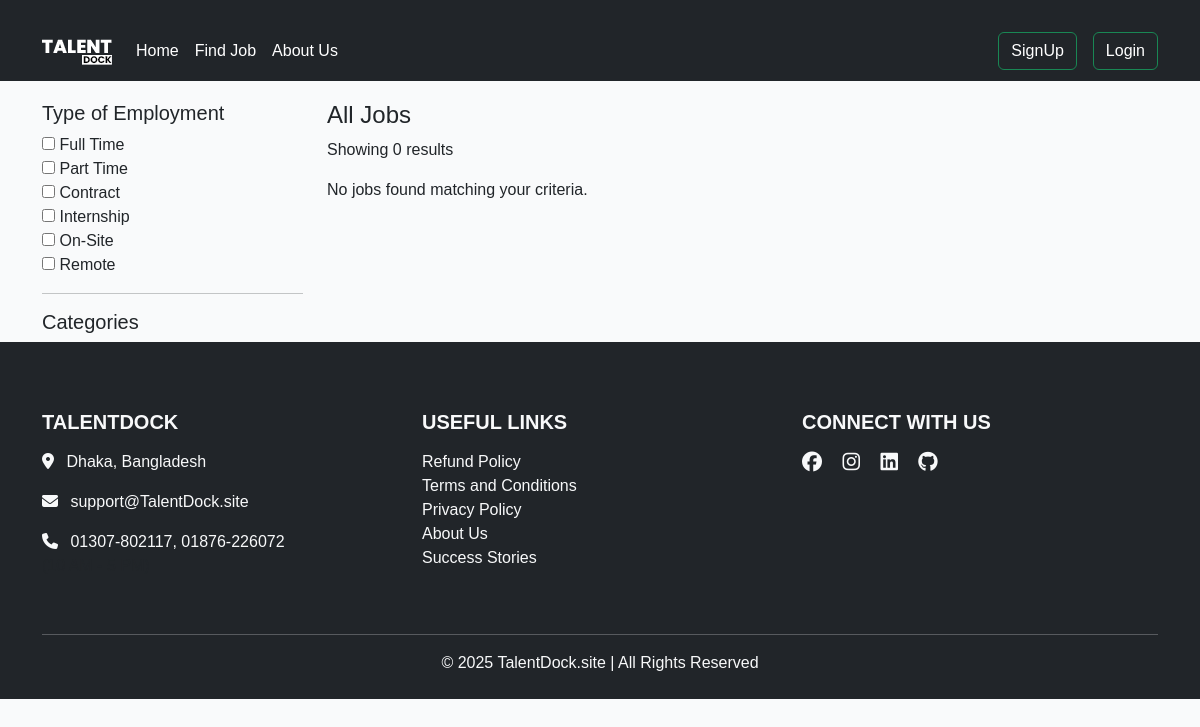
Page /find-job on the earlier database version.
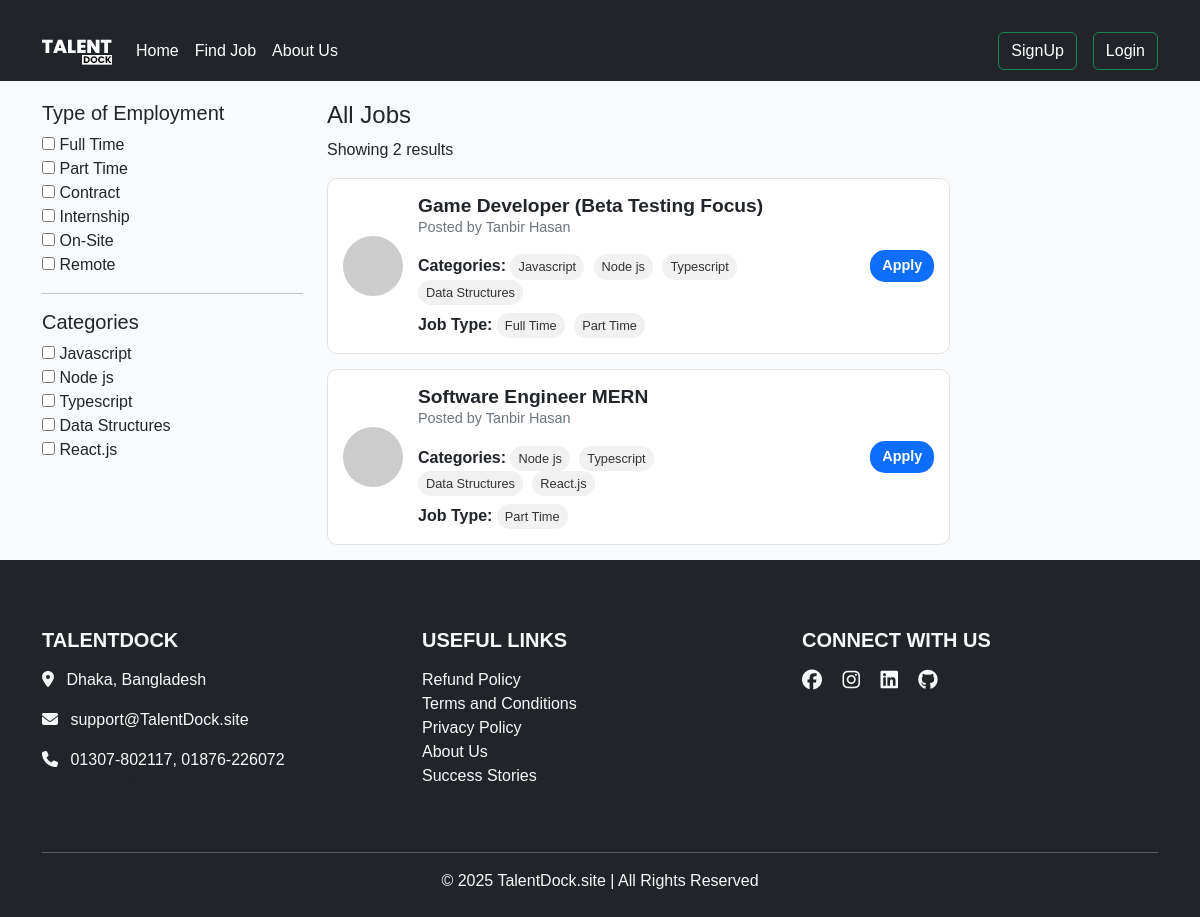
Same page on the later database version.
### Categories/models.py (models this page shows, shortened)
class Categories(models.Model):
    name = models.CharField(max_length=100)
    slug = models.SlugField(max_length=100, unique=True,null = True,blank=True)

### jobPost/models.py (models this page shows, shortened)
class JobPost(models.Model):
    JOB_TYPES = [
        ('Full Time', 'Full Time'),
        ('Part Time', 'Part Time'),
        ('Contract', 'Contract'),
        ('Internship', 'Internship'),
        ('On-Site', 'On-Site'),
        ('Remote', 'Remote'),
    ]
    STATUS_CHOICES = [
        ('Find', 'Find'),
        ('Not-Find', 'Not-Find'),
    ]
    title = models.CharField(max_length=200)
    job_type = MultiSelectField(choices=JOB_TYPES)
    Required_Technical_Skills = models.ManyToManyField(Categories)
    description = models.TextField()
    posted_on = models.DateTimeField(auto_now_add=True)
    author = models.ForeignKey(User, on_delete=models.CASCADE)
    status = models.CharField(max_length=10, choices=STATUS_CHOICES, default='Not-Find')

### skill_match_and_collaboration_platform/views.py (the view)
# urls.py: path('find-job', views.find_job, name='find_job'),
def find_job(request):
    jobs = JobPost.objects.all()
    categories = Categories.objects.all()
    job_types = dict(JobPost.JOB_TYPES)
    return render(request, 'findjob.html', {'data': jobs, 'categories': categories, 'job_types': job_types})

### templates/findjob.html (shortened to what this page needs)
{% extends 'base.html' %}
{% block content %}
<div class="container">
    <div class="row">
        <div class="col-md-3">
            {% include 'filters.html' %}
        </div>
        <div class="col-md-9">
            <div id="filteredJobs">
                {% include 'ajax/job-list.html' with data=data %}
            </div>
        </div>
{% endblock %}

### templates/base.html (shortened to what this page needs)
{% load static %}
<!DOCTYPE html>
<html lang="en">
  <head>
    <link rel="stylesheet" href="style.css" />
    <link
      href="https://cdn.jsdelivr.net/npm/bootstrap@5.3.3/dist/css/bootstrap.min.css"
      rel="stylesheet"
    />
    <link
      rel="stylesheet"
      href="https://cdnjs.cloudflare.com/ajax/libs/font-awesome/6.5.2/css/all.min.css"
    />
  </head>
  <body>
    <header>
      <nav class="navbar navbar-expand-lg bg-dark">
        <div class="container-fluid container">
          <a class="navbar-brand text-white" href="{% url 'homepage' %}">
            <img src="{% static 'logo.png' %}" alt="">
          </a>
          <div class="collapse navbar-collapse" id="navbarSupportedContent">
            <ul class="navbar-nav me-auto mb-2 mb-lg-0">
              <li class="nav-item">
                <a
                  class="nav-link active text-white"
                  aria-current="page"
                  href="{% url 'homepage' %}"
                >
                  Home
                </a>
              </li>
              <li class="nav-item">
                <a
                  class="nav-link active text-white"
                  aria-current="page"
                  href="{% url 'find_job' %}"
                >
                  Find Job
                </a>
              </li>
              <li class="nav-item">
                <a
                  class="nav-link active text-white"
                  aria-current="page"
                  href="{% url 'aboutpage' %}"
                >
                  About Us
                </a>
              </li>
            </ul>
            <form class="d-flex" role="search">
              {% if user.is_authenticated %}
              <li class="nav-item dropdown">
                <a
                  class="btn btn-primary text-white profile-icon "
                  href="#"
                  role="button"
                  data-bs-toggle="dropdown"
                  aria-expanded="false"
                >
                  <i class="fas fa-user-circle me-2"></i> Profile
                </a>
                <ul class="dropdown-menu dropdown-menu-end shadow">
                  <li class="dropdown-header text-center bg-light py-3">
                    <div class="d-flex flex-column align-items-center">
                      <i class="fas fa-user-circle fs-3 text-primary"></i>
                      <h6 class="mt-2 mb-0 text-dark">
                        {{ user.first_name }} {{ user.last_name }}
                      </h6>
                      <small class="text-muted">Your Profile</small>
                    </div>
                  </li>
                  <li>
                    <hr class="dropdown-divider" />
                  </li>
                  <li>
                    <a class="dropdown-item d-flex align-items-center" href="{% url 'showProfile' %}">
                      <i class="fas fa-user me-2 text-primary"></i> View Profile
                    </a>
                  </li>
                  <li>
                    <a class="dropdown-item d-flex align-items-center" href="{% url 'changePass' %}">
                      <i class="fas fa-lock me-2 text-danger"></i> Change Password
                    </a>
                  </li>
                  <li>
                    <a class="dropdown-item d-flex align-items-center" href="{% url 'delete_profile' %}">
                      <i class="fas fa-trash-alt me-2 text-warning"></i> Delete Profile
                    </a>
                  </li>
                  <li>
                    <hr class="dropdown-divider" />
                  </li>
                  <li class="text-center">
                    <a class="btn btn-outline-danger w-75" href="{% url 'logout' %}">
                      <i class="fas fa-sign-out-alt me-2"></i> LogOut
                    </a>
                  </li>
                </ul>
              </li>
              {% else %}
              <div class="pe-3">
                <a
                  class="btn btn-outline-success text-white"
                  href="{% url 'signup' %}"
                >
                  SignUp
                </a>
              </div>
              <a
                class="btn btn-outline-success text-white"
                href="{% url 'loginpage' %}"
              >
                Login
              </a>
              {% endif %}
            </form>
          </div>
        </div>
      </nav>
    </header>
    <main class="">{% block content %} {% endblock %}</main>
    <footer class="bg-dark text-light pt-5 pb-4">
      <div class="container">
        <div class="row">
          <div class="col-lg-4 col-md-6 mb-4">
            <h5 class="text-uppercase fw-bold mb-3">TalentDock</h5>
            <p>
              <i class="fas fa-map-marker-alt me-2"></i> Dhaka, Bangladesh
            </p>
            <p>
              <i class="fas fa-envelope me-2"></i> support@TalentDock.site
            </p>
            <p>
              <i class="fas fa-phone me-2"></i> 01307-802117, 01876-226072 <br>
              <span class="text-muted">(10 AM - 5 PM)</span>
            </p>
          </div>
          <div class="col-lg-4 col-md-6 mb-4">
            <h5 class="text-uppercase fw-bold mb-3">Useful Links</h5>
            <ul class="list-unstyled">
              <li><a href="#" class="text-light text-decoration-none">Refund Policy</a></li>
              <li><a href="#" class="text-light text-decoration-none">Terms and Conditions</a></li>
              <li><a href="#" class="text-light text-decoration-none">Privacy Policy</a></li>
              <li><a href="#" class="text-light text-decoration-none">About Us</a></li>
              <li><a href="#" class="text-light text-decoration-none">Success Stories</a></li>
            </ul>
          </div>
          <div class="col-lg-4 col-md-6 mb-4">
            <h5 class="text-uppercase fw-bold mb-3">Connect with us</h5>
            <div>
              <a href="https://www.facebook.com/tanbir.hasan.959044" class="text-light me-3"><i class="fab fa-facebook fa-lg"></i></a>
              <a href="#" class="text-light me-3"><i class="fab fa-instagram fa-lg"></i></a>
              <a href="#" class="text-light me-3"><i class="fab fa-linkedin fa-lg"></i></a>
              <a href="https://github.com/Tanbir-Hasan-247" class="text-light"><i class="fab fa-github fa-lg"></i></a>
            </div>
          </div>
        </div>
        <hr class="bg-light">
        <div class="row align-items-center">
          <div class="col-lg-12 text-center">
            <p class="mb-0">&copy; 2025 TalentDock.site | All Rights Reserved</p>
          </div>
        </div>
      </div>
    </footer>
  </body>
</html>

### templates/filters.html
<div class="filters">
    <h5>Type of Employment</h5>
    {% for key, value in job_types.items %}
    <div>
        <input class="filter-checkbox" data-filter="job_type" value="{{ key }}" type="checkbox" />
        <label>{{ value }}</label>
    </div>
    {% endfor %}
</div>
<hr>
<div class="categories">
    <h5>Categories</h5>
    {% for cat in categories %}
    <div>
        <input class="filter-checkbox" data-filter="category" value="{{ cat.id }}" type="checkbox" />
        <label>{{ cat.name }}</label>
    </div>
    {% endfor %}
</div>

### templates/ajax/job-list.html
<div class="col-md-9">
    <h4>All Jobs</h4>
    <p>Showing {{ data.count }} results</p>
    {% for job in data %}
    <div class="job-card">
      <div class="job-info">
        <div class="job-logo">
          <img src="https://via.placeholder.com/60" alt="Company Logo">
        </div>
        <div class="job-details">
          <a href="{% url 'job_detail' job.id %}" class="text-decoration-none">
            <h5 class="job-title text-dark">{{ job.title }}</h5>
          </a>
          <p class="job-meta">Posted by {{ job.author.first_name }} {{ job.author.last_name }}</p>
          <div class="categories tags">
            <strong>Categories:</strong>
            {% for category in job.Required_Technical_Skills.all %}
            <span class="category">{{ category.name }}</span>
            {% empty %}
            <span>No categories assigned</span>
            {% endfor %}
          </div>
          <div class="tags">
            <strong>Job Type:</strong>
            {% for type in job.job_type %}
            <span class="{{ type|lower }}">{{ type }}</span>
            {% empty %}
            <span>No job types assigned</span>
            {% endfor %}
          </div>
        </div>
      </div>
      {% if user.is_authenticated %}
       {% if job.author.username != user.username %}
       {% if job.status == 'Not-Find' %}
      <a href="{% url 'apply_job' job.id %}" type="button" class="status-button btn btn-primary" >
        Apply
      </a>
      {% else %}
      <a href="{% url 'apply_job' job.id %}" type="button" class="status-button btn btn-danger disabled" >
        Closed
      </a>
      {% endif %}
      {% endif %}
      {% else %}
      <a href="{% url 'signup'%}" type="button" class="status-button btn btn-primary" >
        Apply
      </a>
      {% endif %}
    </div>
    {% empty %}
<p>No jobs found matching your criteria.</p>
    {% endfor %}
  </div>
</div>
</div>

### templates/style.css (style rules this page uses)
body { font-family: Arial, sans-serif; background-color: #f9fafb; margin: 0; padding: 0; }
.container { margin-top: 20px; }
.job-card { display: flex; justify-content: space-between; align-items: center; background: #fff; padding: 15px; border: 1px solid #e3e3e3; border-radius: 10px; margin-bottom: 15px; transition: box-shadow 0.2s ease-in-out; }
.job-info { display: flex; align-items: center; }
.job-logo img { width: 60px; height: 60px; border-radius: 50%; margin-right: 15px; }
.job-details { max-width: 70%; }
.job-title { font-size: 1.2rem; font-weight: 600; margin: 0; }
.job-meta { font-size: 0.9rem; color: #6c757d; }
.tags { margin-top: 8px; }
.tags span { font-size: 0.8rem; display: inline-block; background: #f1f1f1; color: #333; padding: 3px 8px; margin-right: 5px; border-radius: 15px; }
.status-button { font-size: 0.9rem; font-weight: bold; padding: 5px 12px; border: none; border-radius: 15px; cursor: default; }

### templates/base.html (style rules this page uses)
.navbar { display: flex; align-items: center; justify-content: space-between; }
body { font-family: Arial, sans-serif; background-color: #f9fafb; margin: 0; padding: 0; }
.container { margin-top: 20px; }
.job-card { display: flex; justify-content: space-between; align-items: center; background: #fff; padding: 15px; border: 1px solid #e3e3e3; border-radius: 10px; margin-bottom: 15px; transition: box-shadow 0.2s ease-in-out; }
.job-info { display: flex; align-items: center; }
.job-logo img { width: 60px; height: 60px; border-radius: 50%; margin-right: 15px; }
.job-details { max-width: 70%; }
.job-title { font-size: 1.2rem; font-weight: 600; margin: 0; }
.job-meta { font-size: 0.9rem; color: #6c757d; }
.tags { margin-top: 8px; }
.tags span { font-size: 0.8rem; display: inline-block; background: #f1f1f1; color: #333; padding: 3px 8px; margin-right: 5px; border-radius: 15px; }
.status-button { font-size: 0.9rem; font-weight: bold; padding: 5px 12px; border: none; border-radius: 15px; cursor: default; }

Differences in the rows shown:
added Categories: name "Javascript"
added Categories: name "Node js"
added Categories: name "Typescript"
added Categories: name "Data Structures"
added Categories: name "React.js"
added JobPost: title "Game Developer (Beta Testing Focus)", author.first_name "Tanbir", author.last_name "Hasan", job_type "Full Time" "Part Time"
added JobPost: title "Software Engineer MERN", author.first_name "Tanbir", author.last_name "Hasan", job_type "Part Time"
Other differences:
{{ data.count }}: "0" → "2"
text no longer shown: "No jobs found matching your criteria."
